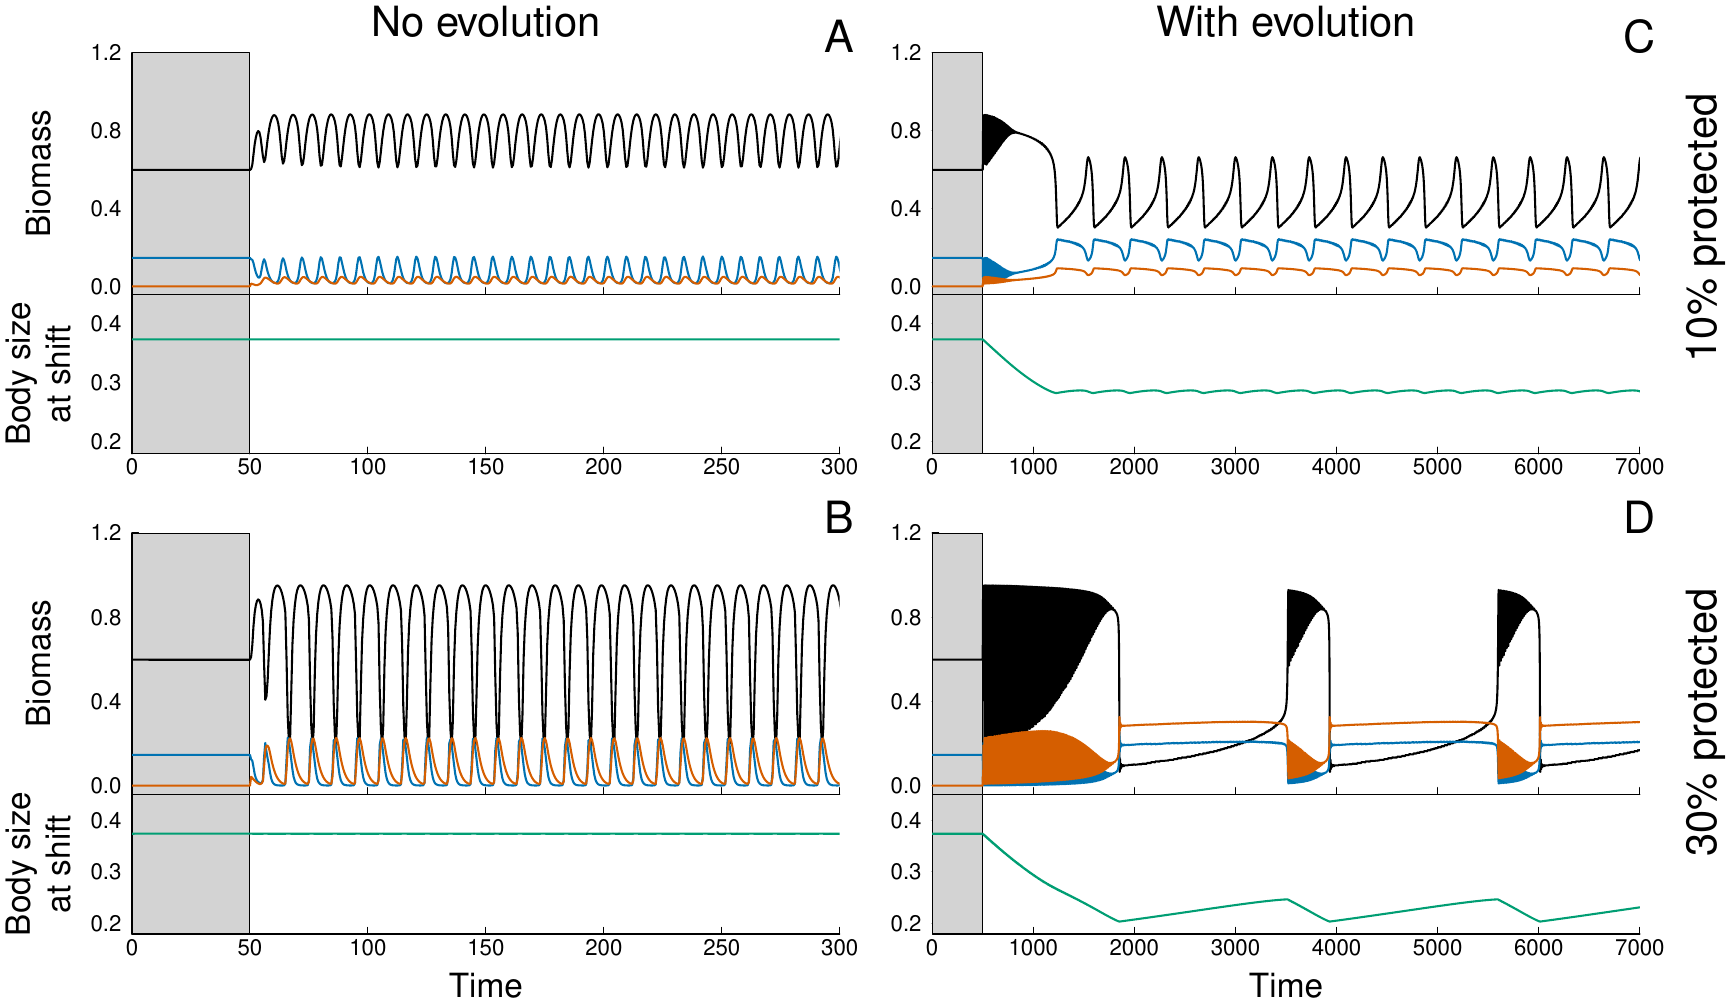

The R source for this figure:
datadir <- "~/Projects/MarineReserves/Paper/EBToutput/"
ToPdf <- T

tcol         <-  1
res1col      <-  2
res2col      <-  3
res3col      <-  4
totnumcol    <-  5
totbiocol    <-  6
h1numcol     <-  7
h1biocol     <-  8
h2numcol     <-  9
h2biocol     <- 10
h3numcol     <- 11
h3biocol     <- 12
h2juvnumcol  <- 13
h2juvbiocol  <- 14
h3juvnumcol  <- 15
h3juvbiocol  <- 16
h2adunumcol  <- 17
h2adubiocol  <- 18
h3adunumcol  <- 19
h3adubiocol  <- 20
smoltsizecol <- 21   
totreprocol  <- 22
numcohcol    <- 23
bifparcol    <- 24

fname <- "Figure2.pdf"

if (ToPdf) pdf(file = fname, width = (44.0 / 2.54), height = 10.0)

layout(matrix(1:8, nrow = 4, ncol = 2), heights = rep(c(1, 0.7), 4))

xliml <- c(0, 300)
xlimr <- c(0, 7000)
ylimb <- c(-0.04, 1.2)
ylims <- c(0.18, 0.45)

cexlab <- 2.0
cexaxs <- 2.0
cexleg <- 2.5

axislwd <- 1

par(tcl = 0.5, mgp = c(3, 0.8, 0))

########## Panel A
dt <- read.table(paste0(datadir, "Figure2A-GV01.out"))

par(mar = c(0, 10, 4.0, 2))
plot(NULL, NULL, xlim = xliml, ylim = ylimb, 
     xlab = "", ylab = "", xaxs = "i", yaxs = "i", 
     xaxt = "n", yaxt = "n", bty = "l")
axis(1, label = F, cex.axis = cexaxs, lwd = 0, lwd.ticks = axislwd)
axis(2, at = (0:3) * 0.4, label = T, cex.axis = cexaxs, lwd = 0, lwd.ticks = axislwd, las = 2)
mtext("Biomass", 2, cex = cexlab, line = 6)
mtext("No evolution", 3, cex = cexleg, line = 1.0)
text(xliml[2], ylimb[2], "A", cex = 4.0, xpd = T, adj = c(0.5, 0))

polygon(c(0, 50, 50, 0), par("usr")[c(3, 3, 4, 4)], col = "lightgrey")
lines(dt[,tcol], dt[,h1biocol], lwd = lwd, col = "black")
lines(dt[,tcol], dt[,h2biocol], lwd = lwd, col = "#0072B2")
lines(dt[,tcol], dt[,h3biocol], lwd = lwd, col = "#D55E00")

par(mar = c(3.5, 10, 0, 2))
plot(NULL, NULL, xlim = xliml, ylim = ylims, 
     xlab = "", ylab = "", xaxs = "i", yaxs = "i",
     xaxt = "n", yaxt = "n", bty = "l")
axis(1, label = T,                        cex.axis = cexaxs, lwd = 0, lwd.ticks = axislwd)
axis(2, at = c(0.2, 0.3, 0.4), label = T, cex.axis = cexaxs, lwd = 0, lwd.ticks = axislwd, las = 2)
mtext("Body size\nat shift", 2, cex = cexlab, line = 4.5)

polygon(c(0, 50, 50, 0), par("usr")[c(3, 3, 4, 4)], col = "lightgrey")
lines(dt[,tcol], dt[,smoltsizecol], lwd = lwd, col = "#009E73")

########## Panel B

dt <- read.table(paste0(datadir, "Figure2B-GV01.out"))

par(mar = c(0, 10, 2.5, 2))
plot(NULL, NULL, xlim = xliml, ylim = ylimb, 
     xlab = "", ylab = "", xaxs = "i", yaxs = "i", 
     xaxt = "n", yaxt = "n", bty = "l")
axis(1, label = F, cex.axis = cexaxs, lwd = 0, lwd.ticks = axislwd)
axis(2, at = (0:3) * 0.4, label = T, cex.axis = cexaxs, lwd = 0, lwd.ticks = axislwd, las = 2)
mtext("Biomass", 2, cex = cexlab, line = 6)
text(xliml[2], ylimb[2], "B", cex = 4.0, xpd = T, adj = c(0.5, 0))

polygon(c(0, 50, 50, 0), par("usr")[c(3, 3, 4, 4)], col = "lightgrey")
lines(dt[,tcol], dt[,h1biocol], lwd = lwd, col = "black")
lines(dt[,tcol], dt[,h2biocol], lwd = lwd, col = "#0072B2")
lines(dt[,tcol], dt[,h3biocol], lwd = lwd, col = "#D55E00")

par(mar = c(5.0, 10, 0, 2))
plot(NULL, NULL, xlim = xliml, ylim = ylims, 
     xlab = "", ylab = "", xaxs = "i", yaxs = "i",
     xaxt = "n", yaxt = "n", bty = "l")
axis(1, label = T,                        cex.axis = cexaxs, lwd = 0, lwd.ticks = axislwd)
axis(2, at = c(0.2, 0.3, 0.4), label = T, cex.axis = cexaxs, lwd = 0, lwd.ticks = axislwd, las = 2)
mtext("Time", 1, cex = cexlab, line = 4.0)
mtext("Body size\nat shift", 2, cex = cexlab, line = 4.5)

polygon(c(0, 50, 50, 0), par("usr")[c(3, 3, 4, 4)], col = "lightgrey")
lines(dt[,tcol], dt[,smoltsizecol], lwd = lwd, col = "#009E73")

########## Panel C

dt <- read.table(paste0(datadir, "Figure2C-GV01.out"))
dt <- rbind(dt[1,], dt)
dt[1,1] <- -300
dt[,1]  <- dt[,1] + 300

par(mar = c(0, 5, 4.0, 7))
plot(NULL, NULL, xlim = xlimr, ylim = ylimb, 
     xlab = "", ylab = "", xaxs = "i", yaxs = "i", 
     xaxt = "n", yaxt = "n", bty = "l")
axis(1, label = F, cex.axis = cexaxs, lwd = 0, lwd.ticks = axislwd)
axis(2, at = (0:3) * 0.4, label = T, cex.axis = cexaxs, lwd = 0, lwd.ticks = axislwd, las = 2)
mtext("With evolution", 3, cex = cexleg, line = 1.0)
text(xlimr[2], ylimb[2], "C", cex = 4.0, xpd = T, adj = c(0.5, 0))
mtext("10% protected", 4, cex = cexleg, line = 5, at = 0.3)

polygon(c(0, 500, 500, 0), par("usr")[c(3, 3, 4, 4)], col = "lightgrey")
lines(dt[,tcol], dt[,h1biocol], lwd = lwd, col = "black")
lines(dt[,tcol], dt[,h2biocol], lwd = lwd, col = "#0072B2")
lines(dt[,tcol], dt[,h3biocol], lwd = lwd, col = "#D55E00")

par(mar = c(3.5, 5, 0, 7))
plot(NULL, NULL, xlim = xlimr, ylim = ylims, 
     xlab = "", ylab = "", xaxs = "i", yaxs = "i",
     xaxt = "n", yaxt = "n", bty = "l")
axis(1, label = T,                        cex.axis = cexaxs, lwd = 0, lwd.ticks = axislwd)
axis(2, at = c(0.2, 0.3, 0.4), label = T, cex.axis = cexaxs, lwd = 0, lwd.ticks = axislwd, las = 2)

polygon(c(0, 500, 500, 0), par("usr")[c(3, 3, 4, 4)], col = "lightgrey")
lines(dt[,tcol], dt[,smoltsizecol], lwd = lwd, col = "#009E73")

########## Panel D

dt <- read.table(paste0(datadir, "Figure2D-GV01.out"))
dt <- rbind(dt[1,], dt)
dt[1,1] <- -300
dt[,1]  <- dt[,1] + 300

par(mar = c(0, 5, 2.5, 7))
plot(NULL, NULL, xlim = xlimr, ylim = ylimb, 
     xlab = "", ylab = "", xaxs = "i", yaxs = "i", 
     xaxt = "n", yaxt = "n", bty = "l")
axis(1, label = F, cex.axis = cexaxs, lwd = 0, lwd.ticks = axislwd)
axis(2, at = (0:3) * 0.4, label = T, cex.axis = cexaxs, lwd = 0, lwd.ticks = axislwd, las = 2)
text(xlimr[2], ylimb[2], "D", cex = 4.0, xpd = T, adj = c(0.5, 0))
mtext("30% protected", 4, cex = cexleg, line = 5, at = 0.3)

polygon(c(0, 500, 500, 0), par("usr")[c(3, 3, 4, 4)], col = "lightgrey")
lines(dt[,tcol], dt[,h1biocol], lwd = lwd, col = "black")
lines(dt[,tcol], dt[,h2biocol], lwd = lwd, col = "#0072B2")
lines(dt[,tcol], dt[,h3biocol], lwd = lwd, col = "#D55E00")

par(mar = c(5.0, 5, 0, 7))
plot(NULL, NULL, xlim = xlimr, ylim = ylims, 
     xlab = "", ylab = "", xaxs = "i", yaxs = "i",
     xaxt = "n", yaxt = "n", bty = "l")
axis(1, label = T,                        cex.axis = cexaxs, lwd = 0, lwd.ticks = axislwd)
axis(2, at = c(0.2, 0.3, 0.4), label = T, cex.axis = cexaxs, lwd = 0, lwd.ticks = axislwd, las = 2)
mtext("Time", 1, cex = cexlab, line = 4.0)

polygon(c(0, 500, 500, 0), par("usr")[c(3, 3, 4, 4)], col = "lightgrey")
lines(dt[,tcol], dt[,smoltsizecol], lwd = lwd, col = "#009E73")

if (ToPdf) {
  dev.off()
  system(paste("open ", fname))
}


# dt <- read.table("EBToutput/Figure2B.out")
# plot(dt[,tcol], dt[,h1biocol], type = "l", xlim = c(900, 1200))
